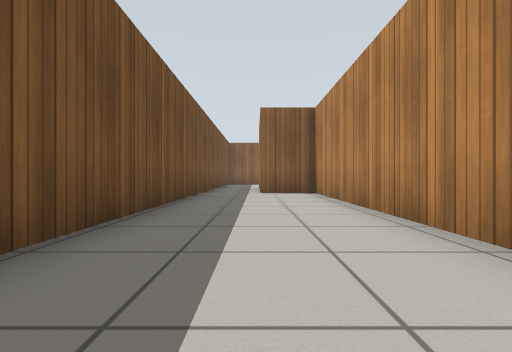
view 1 (above)

24 first-person views from a walk through a Gazebo world. The camera is 0.5 m above the floor, looks level and sees 80° across. The floor is counted in squares, 1 m on a side. Each view is taken from the middle of a square. On the plan, view 1 faces up. The plan holds only what a view shows up to about 9 squares ahead; the rest is blank. Simple patterns stand in for the simulator's built-in surfaces.

view 2
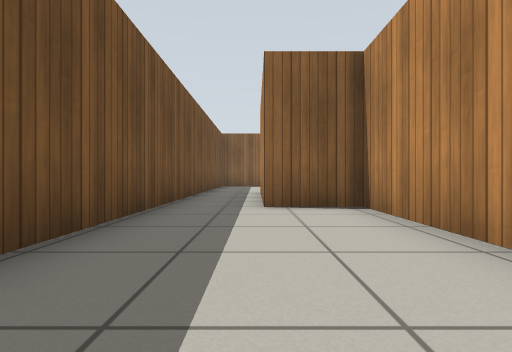

view 3
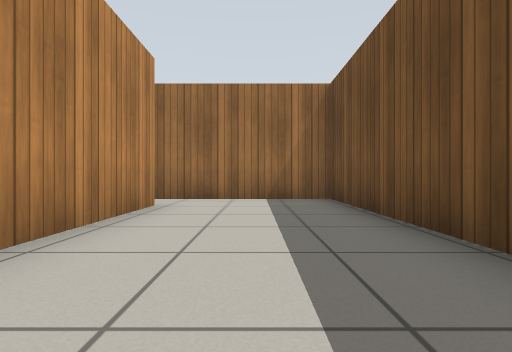

view 4
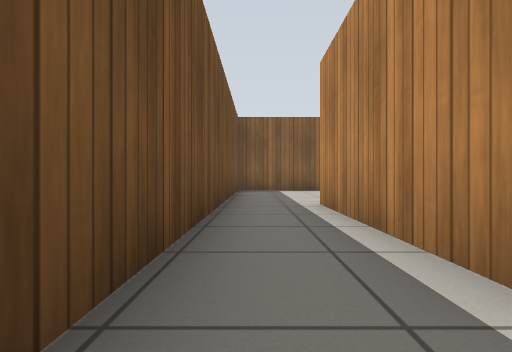

view 5
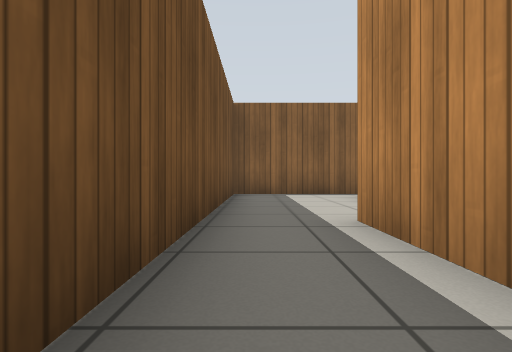

view 6
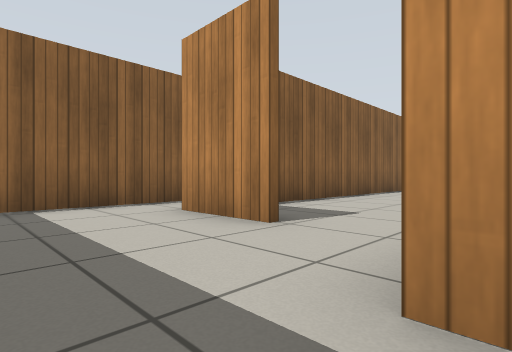

view 7
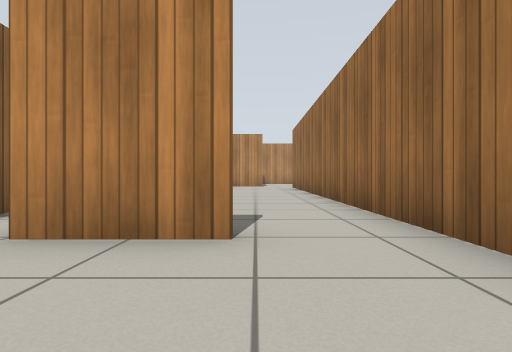

view 8
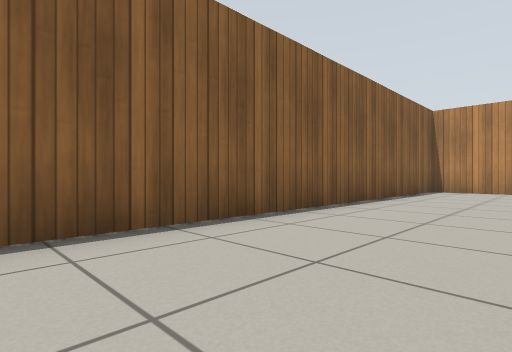

view 9
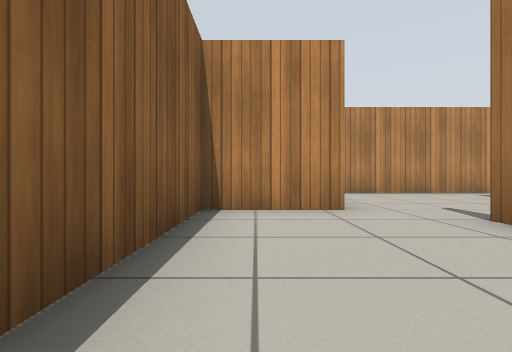

view 10
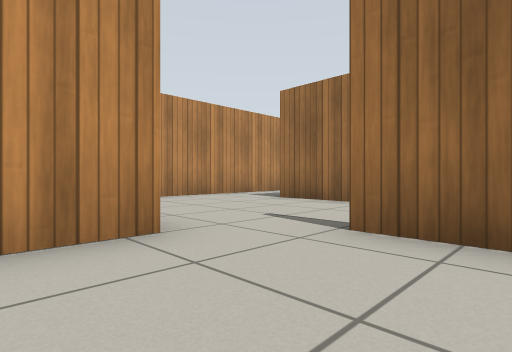

view 11
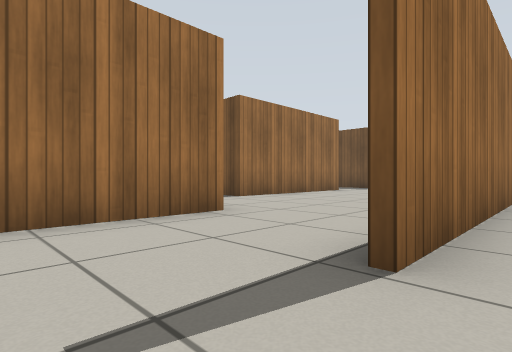

view 12
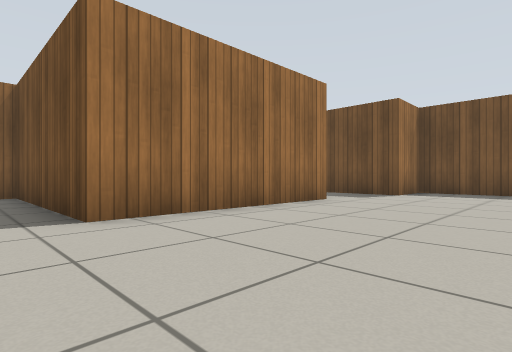

view 13
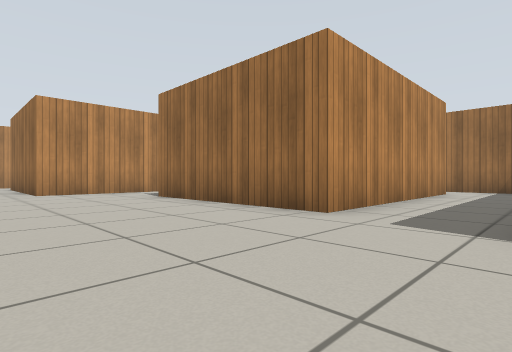

view 14
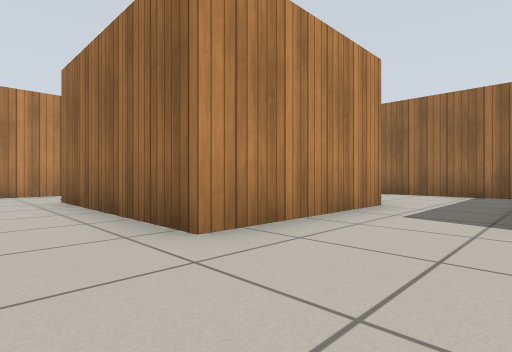

view 15
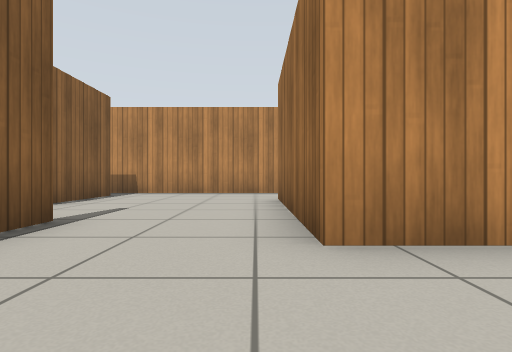

view 16
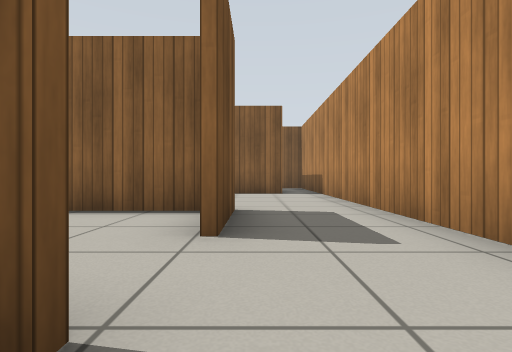

view 17
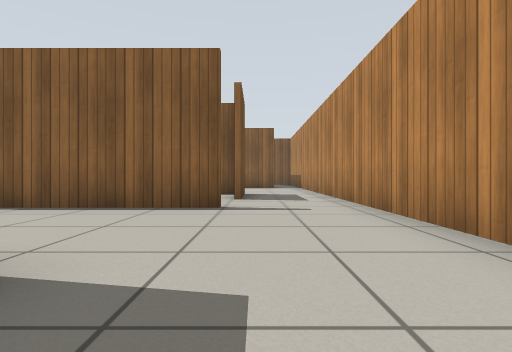

view 18
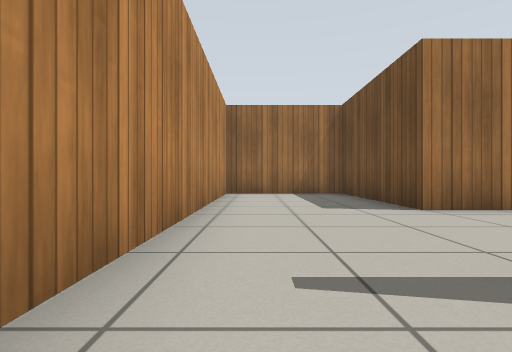

view 19
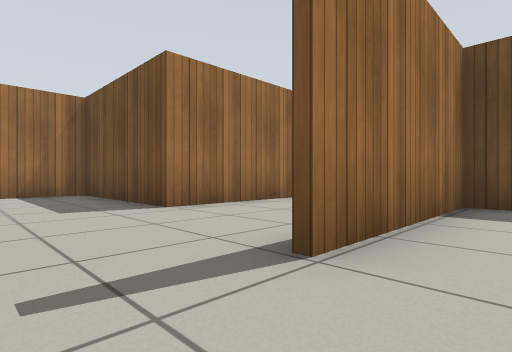

view 20
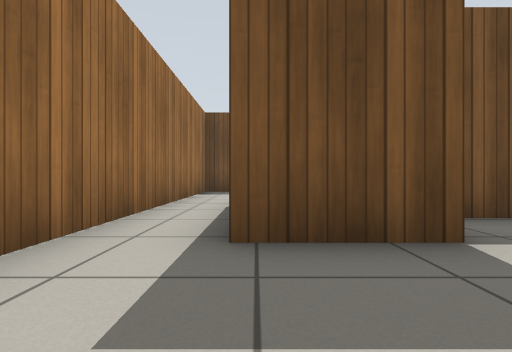

view 21
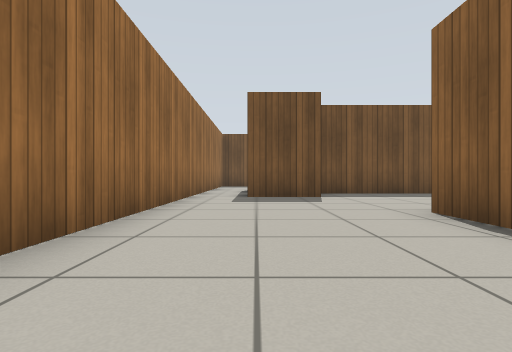

view 22
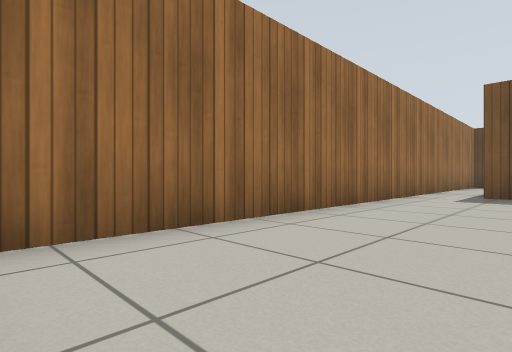

view 23
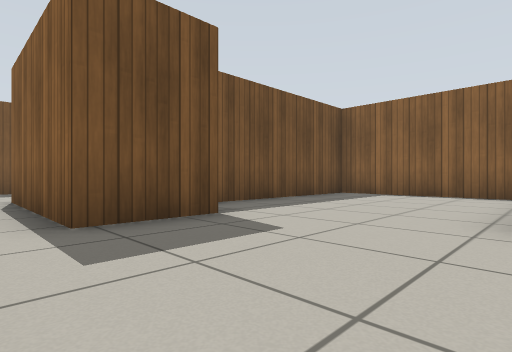

view 24
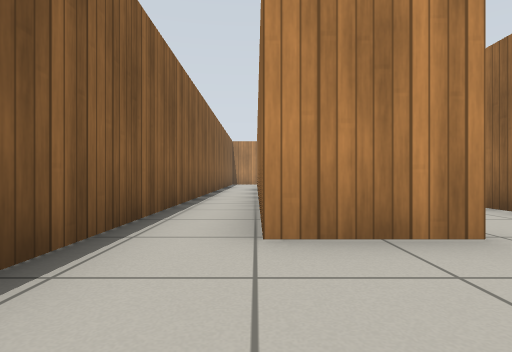

### Floor plan
Points are (right, up) in squares from view 1. A wall is a line through its corners. A room is listed if a view was taken in it or the views show most of it. See-through windows are left out.
Room 1 (views 1, 2, 3, 4, 5, 6)
walls: (0.1, 9.3) (0.1, 13.5); (1.7, 0.8) (1.7, 8.9) (0.1, 8.9); (-1.6, 13.6) (-1.6, -0.6) (1.4, -0.6)
ways out: opening at (-1, 13) to room 2; opening at (1, 0) to room 7
Room 2 (views 7, 24)
walls: (1.4, 15.1) (1.4, 17); (1.6, 18.3) (-1.6, 18.3) (-1.6, 13.6)
ways out: opening at (-1, 13) to room 1; opening at (2, 14) to room 3; opening at (1, 18)
Room 3 (views 8, 9, 10, 11)
walls: (13.5, 14.6) (13.5, 16.8) (3.1, 16.8); (12.4, 10.5) (15.7, 10.5); (16.9, 14.7) (14.5, 14.7); (17.8, 10.6) (17.8, 15.3); (0.9, 13.4) (12.4, 13.4)
ways out: opening at (2, 14) to room 2; opening at (11.5, 11.5) to room 4; opening at (17, 9.5) to room 6
Room 4 (views 12, 13, 14, 15)
walls: (11.2, 8.5) (11.2, 10.5) (12.4, 10.5); (0.3, 11.3) (0.3, 9.1) (1.9, 9.1) (1.9, 7.4); (12.4, 13.2) (11.6, 13.2); (4.2, 2.4) (4.2, 8.4) (9, 8.4); (2.9, 0.9) (3.8, 0.9)
ways out: opening at (11.5, 11.5) to room 3; opening at (10, 7.5) to room 5
Room 5 (views 16, 17)
walls: (15.5, 6.8) (12, 6.8); (11.2, 6.8) (11.2, 8.5); (9, 8.4) (9, 3.6) (14.6, 3.6) (14.6, -0.6) (17.8, -0.6) (17.8, 7.6)
ways out: opening at (10, 7.5) to room 4; opening at (16.5, 7) to room 6
Room 6 (views 18, 19)
walls: (15.5, 10.4) (13.3, 10.4); (15.7, 10.5) (15.7, 8.5); (17.8, 7.6) (17.8, 10.6); (11.3, 6.9) (15.5, 6.9)
ways out: opening at (17, 9.5) to room 3; opening at (16.5, 7) to room 5
Room 7 (views 20, 21, 22, 23)
walls: (5.7, 2.6) (5.7, 0.8) (1.7, 0.8); (10.3, 3.4) (8.8, 3.4); (8.4, 8.3) (4.4, 8.3) (4.4, 2.7); (1.4, -0.6) (13.9, -0.6)
ways out: opening at (1, 0) to room 1

Where each view was taken, in squares from view 1:
view 1: 0 up, 0 right, facing up
view 2: 4 up, 0 right, facing up
view 3: 6 up, 0 right, facing down
view 4: 8 up, 1 left, facing up
view 5: 10 up, 1 left, facing up
view 6: 13 up, 1 left, facing up-right
view 7: 15 up, 1 left, facing right
view 8: 14 up, 3 right, facing up-right
view 9: 16 up, 9 right, facing right
view 10: 16 up, 11 right, facing down-right
view 11: 14 up, 14 right, facing down-left
view 12: 12 up, 10 right, facing down-left
view 13: 12 up, 2 right, facing down-right
view 14: 12 up, 9 right, facing down-right
view 15: 11 up, 9 right, facing right
view 16: 6 up, 16 right, facing up
view 17: 2 up, 16 right, facing up
view 18: 8 up, 17 right, facing down
view 19: 8 up, 17 right, facing down-left
view 20: 1 up, 8 right, facing left
view 21: 1 up, 13 right, facing left
view 22: 2 up, 14 right, facing down-left
view 23: 0 up, 9 right, facing up-left
view 24: 17 up, 1 left, facing right
